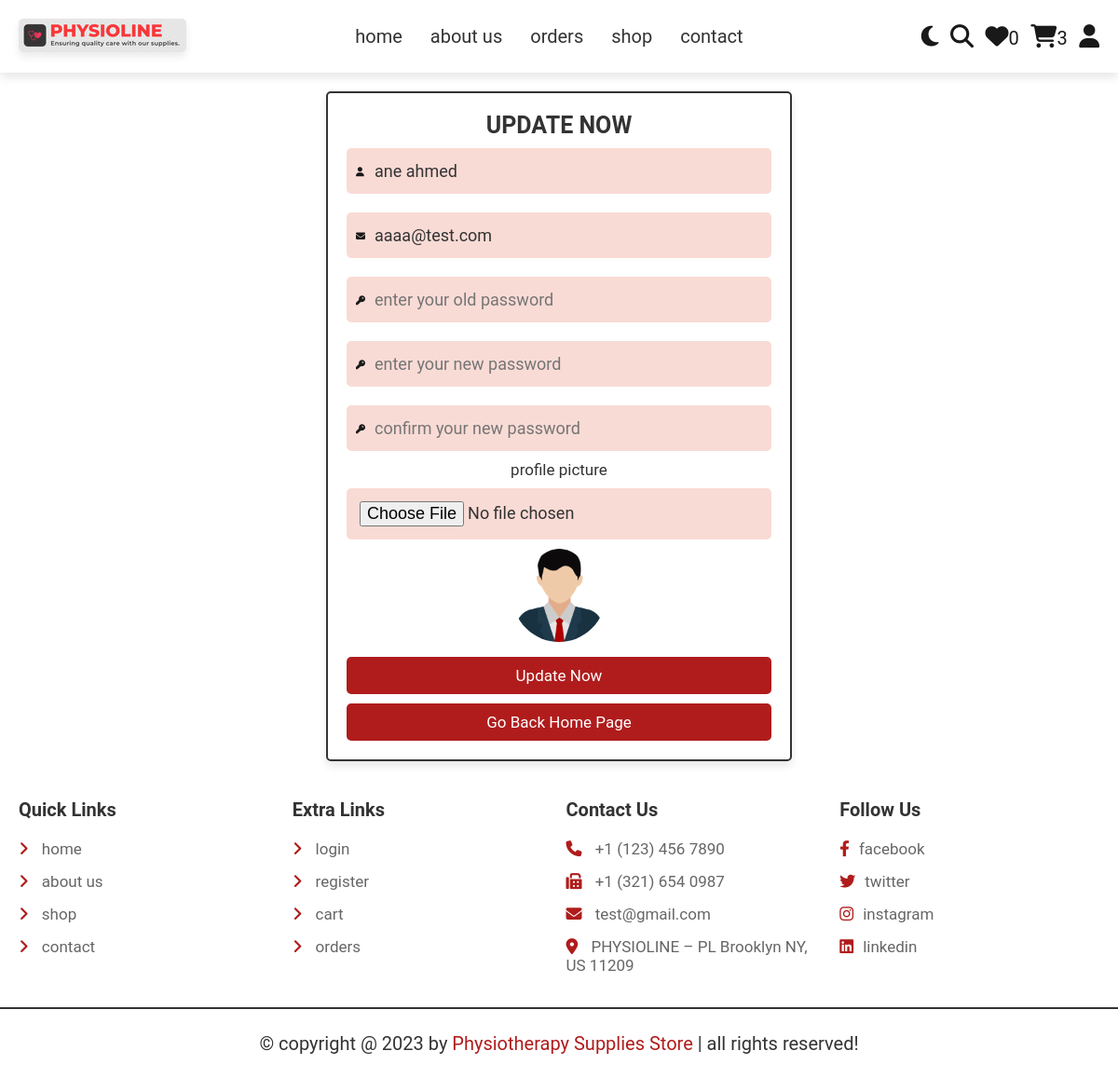
The page /update_account.php (signed in) on the database its author committed.
### tables this page shows
CREATE TABLE `users` (
  `id` int(100) NOT NULL,
  `name` varchar(20) NOT NULL,
  `email` varchar(50) NOT NULL,
  `password` varchar(50) NOT NULL,
  `image` varchar(255) DEFAULT NULL
);

### update_account.php (the view, shortened to what this page needs)
<?php
include 'connect.php';
?>
<!DOCTYPE html>
<html lang="en">
<head>
   <link rel="stylesheet" href="https://cdnjs.cloudflare.com/ajax/libs/font-awesome/6.1.1/css/all.min.css">
   <link rel="stylesheet" href="css/style.css">
</head>
<body>
<?php include 'header.php'; ?>
<section class="form-container">
   <form action="" method="post" enctype="multipart/form-data">
      <h3>update now</h3>
      <div class="input-container">
         <i class="fa fa-user"></i>
         <input type="text" name="name" required placeholder="enter your username" maxlength="20"  class="box" value="<?= $fetch_profile["name"]; ?>">
      </div>
      <div class="input-container">
         <i class="fa fa-envelope"></i>
         <input type="email" name="email" required placeholder="enter your email" maxlength="50"  class="box" oninput="this.value = this.value.replace(/\s/g, '')" value="<?= $fetch_profile["email"]; ?>">
      </div>
      <div class="input-container">
         <i class="fa fa-key"></i>
         <input type="password" name="old_pass" placeholder="enter your old password" maxlength="20"  class="box" oninput="this.value = this.value.replace(/\s/g, '')">
      </div>
      <div class="input-container">
         <i class="fa fa-key"></i>
         <input type="password" name="new_pass" placeholder="enter your new password" maxlength="20"  class="box" oninput="this.value = this.value.replace(/\s/g, '')">
      </div>
      <div class="input-container">
         <i class="fa fa-key"></i>
         <input type="password" name="cpass" placeholder="confirm your new password" maxlength="20"  class="box" oninput="this.value = this.value.replace(/\s/g, '')">
      </div>
      <div>
         <label class="label">profile picture</label>
         <input type="file" name="update_image" accept="image/jpg, image/jpeg, image/png" class="box">
          <?php
            if($fetch_profile['image'] == ''){
               echo '<img src="images/avatar.png" style="height: 100px; width:100px; border-radius: 50%; object-fit: cover; margin-bottom: 4px;">';
            }else{
               echo '<img src="uploaded_img/'.$fetch_profile['image'].'" style="height: 100px; width:100px; border-radius: 50%; object-fit: cover; margin-bottom: 4px;">';
            }
          ?>
      </div>
      <input type="submit" value="update now" class="btn" name="submit">
      <a href="index.php" class="option-btn">go back home page</a>
   </form>
</section>
<?php include 'footer.php'; ?>
</body>
</html>

### css/Style.css (style rules this page uses)
:root { --red-602:#000; --red-605:#230F07; --red-604:#3C150E; --red-603:#571913; --red-602:#741B16; --red-601:#911D19; --red-600:#B01C1C; --red-500:#C44B3E; --red-400:#D57161; --red-300:#E49486; --red-200:#F0B7AD; --red-100:#F9DBD5; --light-red:#ffcbcb; --carmine-red:#960018; --white-color:#fff; --black-900:#191919; --black-800:#333; --black-700:#4c4c4c; --black-600:#666; --black-500:#7f7f7f; --black-400:#999; --black-300:#b2b2b2; --black-200:#CCC; --black-100:#e5e5e5; --main-color:#2980b9; --red:#e74c3c; --black:#333; --white:#fff; --light-color:#666; --light-bg:#eee; --border:.2rem solid var(--black); --box-shadow:0 .5rem 1rem rgba(0,0,0,.1); }
* { font-family: 'Roboto', sans-serif; margin:0; padding:0; box-sizing: border-box; outline: none; border:none; text-decoration: none; }
html { font-size: 62.5%; overflow-x: hidden; }
body { background-color: var(--white-color); color: var(--black-900); }
section { padding:2rem; max-width: 1200px; margin:0 auto; }
.btn, .delete-btn, .option-btn { display: block; width: 100%; margin-top: 1rem; border-radius: .5rem; padding:1rem 3rem; font-size: 1.7rem; text-transform: capitalize; color:var(--white-color); background-color: var(--red-600); cursor: pointer; text-align: center; }
.form-container form { background-color: var(--white); padding:2rem; border-radius: .5rem; border:var(--border); box-shadow: var(--box-shadow); text-align: center; margin:0 auto; max-width: 50rem; }
.form-container form h3 { font-size: 2.5rem; text-transform: uppercase; color:var(--black); }
.form-container form label { font-size: 1.7rem; color:var(--black); }
.form-container form .box { margin:1rem 0; background-color: var(--red-100); padding:1.4rem; font-size: 1.8rem; color:var(--black); width: 100%; border-radius: .5rem; }
.form-container .input-container { position: relative; }
.form-container .input-container input { padding-left: 30px; }
.form-container .input-container i { position: absolute; top: 50%; left: 10px; transform: translateY(-50%); }
.fa { margin-right: 10px; }

### rows shown on the page
users: name "ane ahmed", email "aaaa@test.com", image (picture)

### other values the page prints
$total_wishlist_counts "0"
$total_cart_counts "3"
